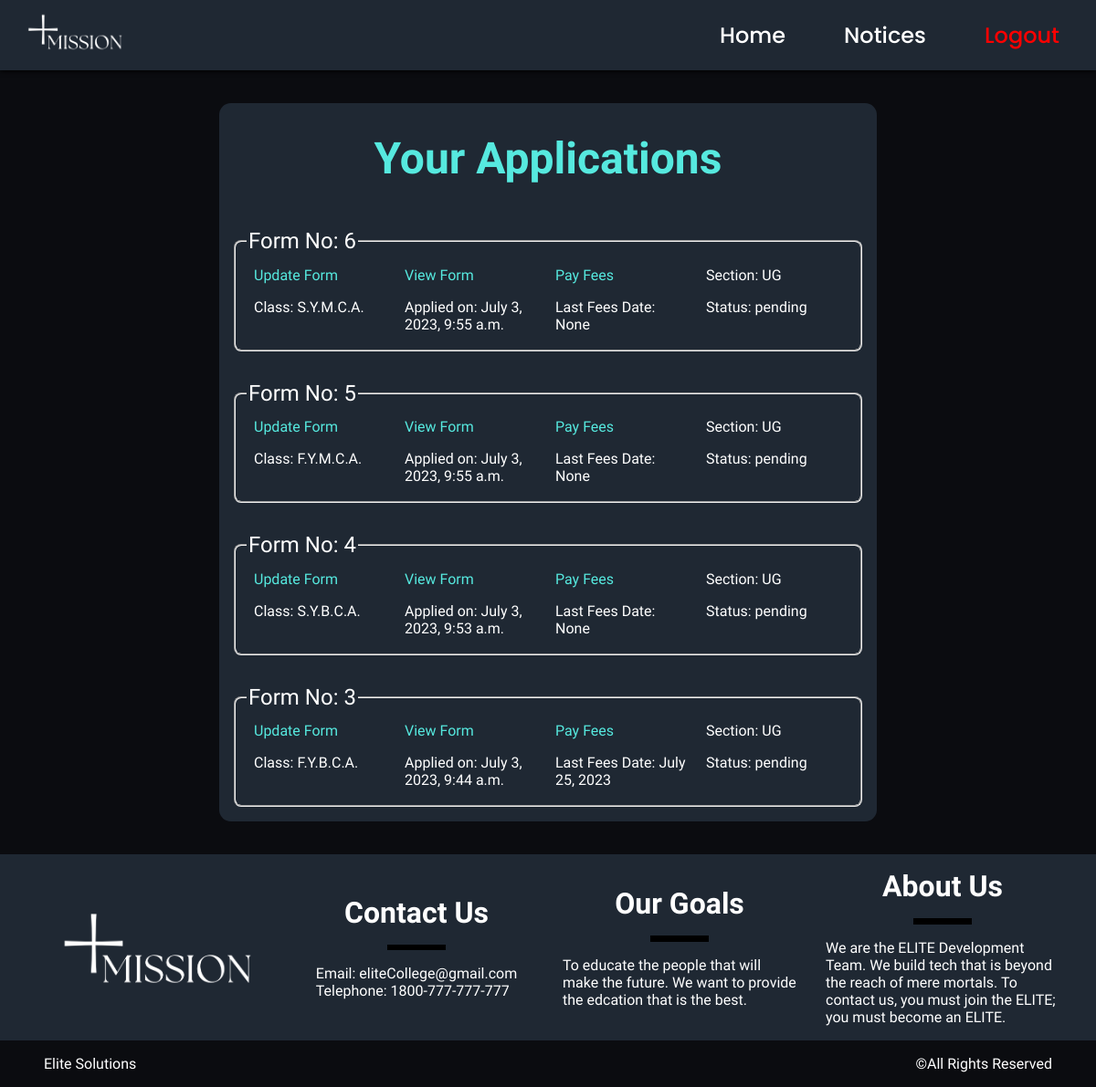
Page /yourForms/ (signed in) on the committed database.
### base/models.py (models this page shows)
class Application(models.Model):
    ADMISSION_TYPE_CHOICES = [
        ('provisional', 'Provisional'),
        ('non_provisional', 'Non-Provisional'),
    ]
    STATUS_CHOICES = [
        ('appoved', 'Approved'),
        ('pending', 'Pending'),
        ('canceled', 'Canceled'),
    ]
    id = models.BigAutoField(primary_key=True)
    user = models.ForeignKey(User, on_delete=models.CASCADE)
    className = models.CharField(max_length=20)
    admission_type = models.CharField(max_length=15, choices=ADMISSION_TYPE_CHOICES)
    first_name = models.CharField(max_length=256,blank=True)
    middle_name = models.CharField(max_length=256,blank=True)
    last_name = models.CharField(max_length=256,blank=True)
    birth_date = models.DateField(null=True,blank=True)
    aadhaar_card_no = models.CharField(max_length=12, null=True,blank=True)
    father_name = models.CharField(max_length=256, null=True,blank=True)
    mother_name = models.CharField(max_length=256, null=True,blank=True)
    local_address = models.CharField(max_length=256, null=True,blank=True)
    state = models.CharField(max_length=256, null=True,blank=True)
    district = models.CharField(max_length=256, null=True,blank=True)
    taluka = models.CharField(max_length=256, null=True,blank=True)
    pincode = models.CharField(max_length=10, null=True,blank=True)
    permanent_address = models.CharField(max_length=256, null=True,blank=True)
    email = models.EmailField(null=True,blank=True)
    mobile_number = models.CharField(max_length=15, null=True,blank=True)
    nationality = models.CharField(max_length=256, null=True,blank=True)
    mother_tongue = models.CharField(max_length=256, null=True,blank=True)
    marital_status = models.CharField(max_length=256, null=True,blank=True)
    occupational_status = models.CharField(max_length=256, null=True,blank=True)
    blood_group = models.CharField(max_length=5, null=True,blank=True)
    handicap = models.BooleanField(default=False, null=True,blank=True)
    is_organ_donor = models.BooleanField(default=False, null=True,blank=True)
    conveyance_use = models.CharField(max_length=256, null=True,blank=True)
    religion = models.CharField(max_length=256, null=True,blank=True)
    caste = models.CharField(max_length=256, null=True,blank=True)
    sub_caste = models.CharField(max_length=256, null=True,blank=True)
    caste_validity_no = models.CharField(max_length=256, null=True,blank=True)
    is_minority = models.BooleanField(default=False, null=True,blank=True)
    minority_detail = models.CharField(max_length=256, null=True,blank=True)
    computer_course = models.CharField(max_length=256, null=True,blank=True)
    specialization = models.CharField(max_length=256, null=True,blank=True)
    updated = models.DateTimeField(auto_now=True)
    created = models.DateTimeField(auto_now_add=True)
    last_fee_date = models.DateField(null=True,blank=True)
    status = models.CharField(max_length=15, choices=STATUS_CHOICES,null=True,blank=True)
    class Meta:
        ordering=['-updated','-created']

### base/views.py (the view)
# urls.py: path('yourForms/',views.yourForms,name='yourForms'),
def yourForms(request):
    forms = Application.objects.filter(user = request.user)
    return render(request,'base/yourForm.html',{"forms":forms})

### base/templates/base/yourForm.html
{% extends 'main.html' %}
{% block content %}
<div class="container">
    {% if forms.count %}
    <h1 class="heading">Your Applications</h1>
        {% for form in forms %}
            <div class="application">
                <fieldset>
                    <legend>Form No: {{form.id}}</legend>
                    <a href="{% url 'form' form.id %}">Update Form</a>
                    <a href="#">View Form</a>
                    <a href="#">Pay Fees</a>
                    <p>Section: UG</p>
                    <p>Class: {{form.className}}</p>
                    <p>Applied on: {{form.created}}</p>
                    <p>Last Fees Date: {{form.last_fee_date}}</p>
                    <p>Status: {{form.status}}</p>
                </fieldset>
            </div>
        {% endfor %}
    {% else %}
    <h1 class="heading">You Have No Forms</h1>
    {% endif %}
</div>
{% endblock content %}

### static/styles/style.css (style rules this page uses)
:root { --text: #fff; --background: #0b0c10; --light: #56e9df; --nav: #1f2833; --dark: #0b0c10; }
* { box-sizing: border-box; }
body { background-color: var(--background); margin: 0; padding: 0; font-family: 'Ysabeau Infant', sans-serif; }
.container { display: flex; flex-direction: column; align-items: center; margin: 3% 20%; background-color: var(--nav); border: 0; border-radius: 0.8rem; color: var(--text); }
.container p { width: 100%; display: flex; justify-content: space-between; padding: 0 2rem 1rem 2rem; margin: 0; }
.heading { color: var(--light); text-align: center; font-size: 3rem; }
.application { width: 100%; }
.application fieldset { margin: 1rem; border-radius: 0.5rem; display: grid; grid-template-columns: 1fr 1fr 1fr 1fr; }
.application legend { font-size: 1.5rem; }
.application a { color: var(--light); text-decoration: none; transition: 100ms; }
.application p, .application a { padding: 0.5rem; }

### rows in the picture
Application: id "6", className "S.Y.M.C.A.", created "July 3, 2023, 9:55 a.m.", last_fee_date "None", status "pending"
Application: id "5", className "F.Y.M.C.A.", created "July 3, 2023, 9:55 a.m.", last_fee_date "None", status "pending"
Application: id "4", className "S.Y.B.C.A.", created "July 3, 2023, 9:53 a.m.", last_fee_date "None", status "pending"
Application: id "3", className "F.Y.B.C.A.", created "July 3, 2023, 9:44 a.m.", last_fee_date "July 25, 2023", status "pending"
